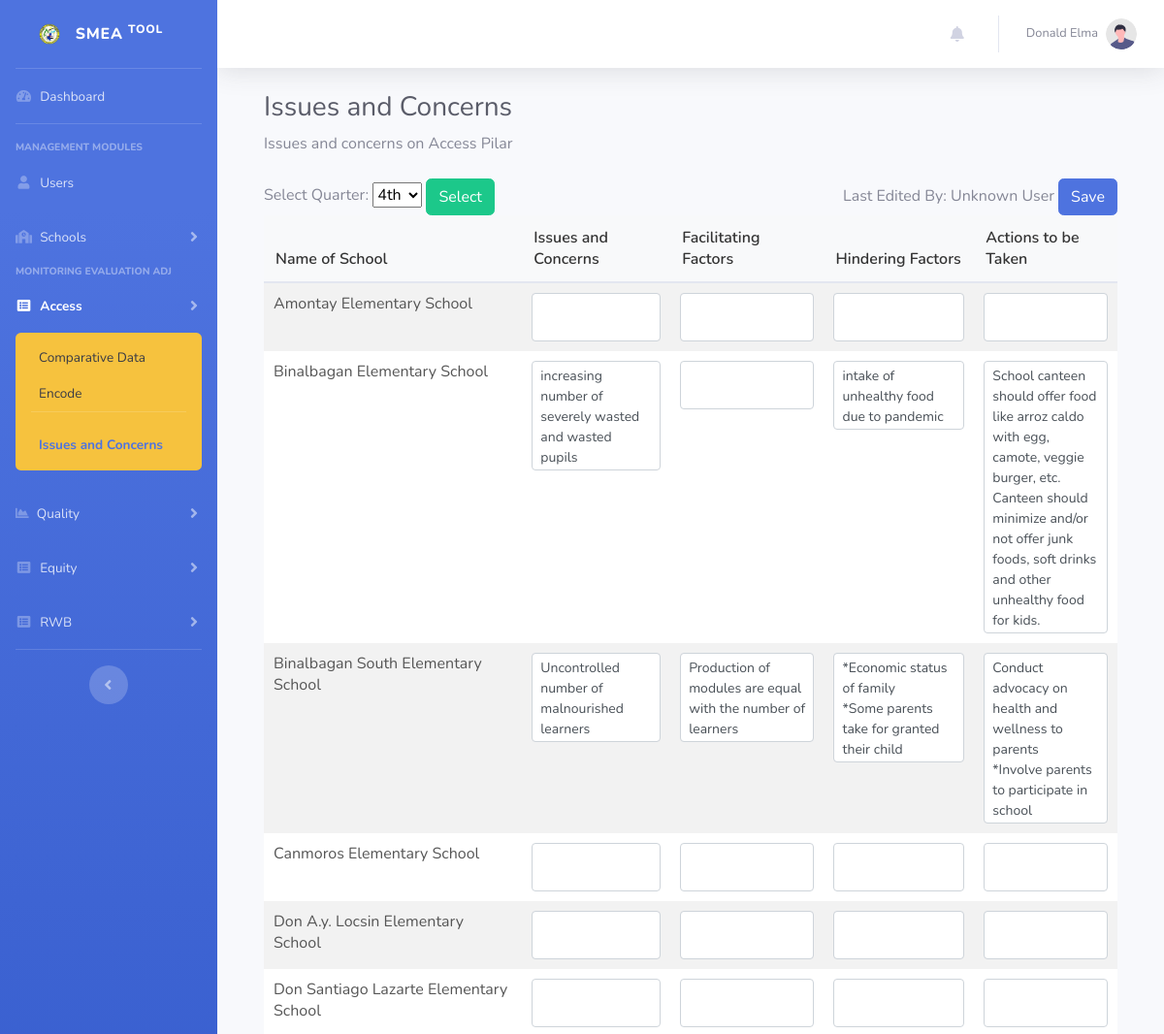
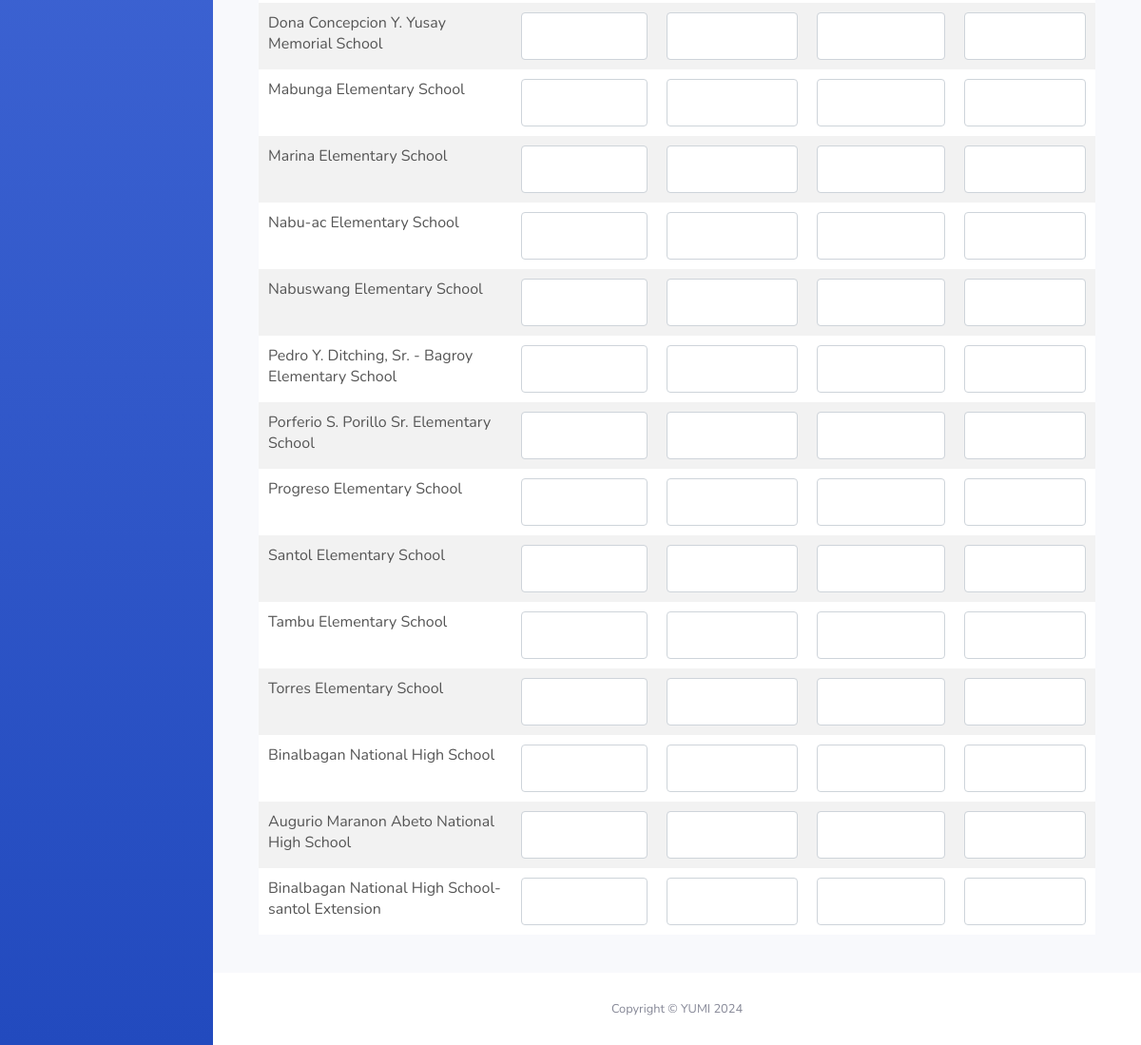
/attendanceConcerns.php (signed in), run on the app's committed database (2 pictures, top to bottom).
### tables this page shows
CREATE TABLE IF NOT EXISTS `schools` (
  `id` int NOT NULL AUTO_INCREMENT,
  `name` text NOT NULL,
  `address` text,
  `updated_at` timestamp NULL DEFAULT CURRENT_TIMESTAMP ON UPDATE CURRENT_TIMESTAMP,
  `created_at` timestamp NULL DEFAULT CURRENT_TIMESTAMP,
  PRIMARY KEY (`id`)
);

CREATE TABLE IF NOT EXISTS `issues_and_concerns` (
  `id` int NOT NULL AUTO_INCREMENT,
  `school_id` int NOT NULL,
  `quarter` int NOT NULL,
  `year` int NOT NULL,
  `type` varchar(50) DEFAULT NULL,
  `issues` text,
  `facilitating_facts` text,
  `hindering_factors` text,
  `actions_taken` text,
  `last_user_save` int NOT NULL,
  `updated_at` timestamp NULL DEFAULT CURRENT_TIMESTAMP ON UPDATE CURRENT_TIMESTAMP,
  `created_at` timestamp NULL DEFAULT CURRENT_TIMESTAMP,
  PRIMARY KEY (`id`),
  KEY `FK_issues_and_concerns_schools` (`school_id`),
  CONSTRAINT `FK_issues_and_concerns_schools` FOREIGN KEY (`school_id`) REFERENCES `schools` (`id`)
);

### attendanceConcerns.php (the view, shortened to what this page needs)
<?php
require_once "connection/db.php";
include_once('header.php');
$currentMonth = date('n');
$currentQuarter = ceil($currentMonth / 3);
$year = date('Y');
if (isset($_POST['quarter'])) {
    $selectedQuarter = $_POST['quarter'];
} else {
    $selectedQuarter = $currentQuarter;
}
$existingData = [];
$existingDataQuery = "SELECT ic.*, u.first_name, u.last_name, s.name as school_name
                     FROM issues_and_concerns ic
                     INNER JOIN users u ON u.id = ic.last_user_save
                     LEFT JOIN schools s ON s.id = u.school_id
                     WHERE ic.quarter = ? AND ic.year = ? AND ic.type = ?";
$existingDataStmt = $conn->prepare($existingDataQuery);
$type = "attendance";
$existingDataStmt->bind_param("iis", $selectedQuarter, $year, $type);
$existingDataStmt->execute();
$result = $existingDataStmt->get_result();
while ($row = $result->fetch_assoc()) {
    $existingData[$row['school_id']] = $row;
}
$sql = "SELECT * FROM schools";
$schools = $conn->query($sql);
$inputTables = "";
if ($schools->num_rows > 0) {
    while($row = $schools->fetch_assoc()) {
        $school_id = $row['id'];
        $issues = $existingData[$school_id]['issues'] ?? '';
        $facilitating_factors = $existingData[$school_id]['facilitating_facts'] ?? '';
        $hindering_factors = $existingData[$school_id]['hindering_factors'] ?? '';
        $actions_to_be_taken = $existingData[$school_id]['actions_taken'] ?? '';
        $inputTables .= "
            <tr>
                <td>".$row["name"]."</td>
                <td><textarea class='form-control form-control-sm auto-resize' name='issues[".$school_id."]' ".(!empty($issues) ? "readonly" : "")." ondblclick='requestEdit(this)'>".$issues."</textarea></td>
                <td><textarea class='form-control form-control-sm auto-resize' name='facilitating_factors[".$school_id."]' ".(!empty($facilitating_factors) ? "readonly" : "")." ondblclick='requestEdit(this)'>".$facilitating_factors."</textarea></td>
                <td><textarea class='form-control form-control-sm auto-resize' name='hindering_factors[".$school_id."]' ".(!empty($hindering_factors) ? "readonly" : "")." ondblclick='requestEdit(this)'>".$hindering_factors."</textarea></td>
                <td><textarea class='form-control form-control-sm auto-resize' name='actions_to_be_taken[".$school_id."]' ".(!empty($actions_to_be_taken) ? "readonly" : "")." ondblclick='requestEdit(this)'>".$actions_to_be_taken."</textarea></td>
            </tr>
        ";
    }
}
$lastUserSave = "";
if (isset($_SESSION['last_name']) && isset($_SESSION['first_name'])) {
    $lastUserSave = $_SESSION['last_name'] . ', ' . $_SESSION['first_name'];
} else {
    $lastUserSave = "Unknown User";
}
?>
<body id="page-top">
    <div id="wrapper">
        <?php include_once "sidebar.php"; ?>
        <div id="content-wrapper" class="d-flex flex-column">
            <div id="content">
                <?php include_once "navbar.php"?>
                <div class="container-fluid">
                    <div class="container-fluid">
                    <h1 class="h3 mb-2 text-gray-800">Issues and Concerns</h1>
                    <p class="mb-4">Issues and concerns on Access Pilar</p>
                    <form action="attendanceConcerns.php" method="post">
                        <div class="row">
                            <div class="col-md-6">
                                <label for="quarter">Select Quarter:</label>
                                <select id="quarter" name="quarter">
                                    <option value="4" <?php if ($selectedQuarter == 4) echo 'selected'; ?>>4th</option>
                                </select>
                                <button type="submit" class="btn btn-success" name="filter">Select</button>
                            </div>
                            <div class="col-md-6 text-right">
                                Last Edited By: <?php echo $lastUserSave;?>
                                <button type="submit" class="btn btn-primary" name="save">Save</button>
                            </div>
                        </div>
                        <table class="table">
                            <thead>
                                <tr>
                                    <th scope="col">Name of School</th>
                                    <th scope="col">Issues and Concerns</th>
                                    <th scope="col">Facilitating Factors</th>
                                    <th scope="col">Hindering Factors</th>
                                    <th scope="col">Actions to be Taken</th>
                                </tr>
                            </thead>
                            <tbody>
                                <?php echo str_replace('dynamicId', 'issues', $inputTables); ?>
                            </tbody>
                        </table>
                    </form>
                    <br>
                </div>
            </div>
            <footer class="sticky-footer bg-white">
                <div class="container my-auto">
                    <div class="copyright text-center my-auto">
                        <span>Copyright &copy; YUMI 2024</span>
                    </div>
                </div>
            </footer>
        </div>
    </div>
</body>
</html>

### attendanceConcerns.php (style rules this page uses)
.table { border-collapse: collapse; width: 100%; background-color: #fff; }
.table thead th { font-weight: 600; background-color: #f8f9fa; color: #333; padding: 12px; }
.table tbody td { padding: 10px; color: #555; }
.table tbody tr:nth-child(odd) { background-color: #f2f2f2; }
.table th, .table td { border: none; }
.form-control { border-radius: 0.25rem; border: 1px solid #ced4da; box-shadow: none; }
.table .form-control { margin: 0; background-color: #fff; color: #495057; }
.auto-resize { min-height: 38px; overflow: hidden; resize: none; }

### data on the page
schools: name "Amontay Elementary School"
schools: name "Binalbagan Elementary School", id.issues "increasing number of severely wasted and wasted pupils", id.hindering_factors "intake of unhealthy food due to pandemic", id.actions_taken "School canteen should offer food like arroz caldo with egg, camote, veggie burger, etc. Canteen should minimize and/or not offer junk foods, soft drinks and other unhealthy food for kids."
schools: name "Binalbagan South Elementary School", id.issues "Uncontrolled number of malnourished learners", id.facilitating_facts "Production of modules are equal with the number of learners", id.hindering_factors "*Economic status of family *Some parents take for granted their child", id.actions_taken "Conduct advocacy on health and wellness to parents *Involve parents to participate in school"
schools: name "Canmoros Elementary School"
schools: name "Don A.y. Locsin Elementary School"
schools: name "Don Santiago Lazarte Elementary School"
schools: name "Dona Concepcion Y. Yusay Memorial School"
schools: name "Mabunga Elementary School"
schools: name "Marina Elementary School"
schools: name "Nabu-ac Elementary School"
schools: name "Nabuswang Elementary School"
schools: name "Pedro Y. Ditching, Sr. - Bagroy Elementary School"
schools: name "Porferio S. Porillo Sr. Elementary School"
schools: name "Progreso Elementary School"
schools: name "Santol Elementary School"
schools: name "Tambu Elementary School"
schools: name "Torres Elementary School"
schools: name "Binalbagan National High School"
schools: name "Augurio Maranon Abeto National High School"
schools: name "Binalbagan National High School-santol Extension"

### other printed values
$_SESSION["fullname"] "Donald Elma"
$lastUserSave "Unknown User"
